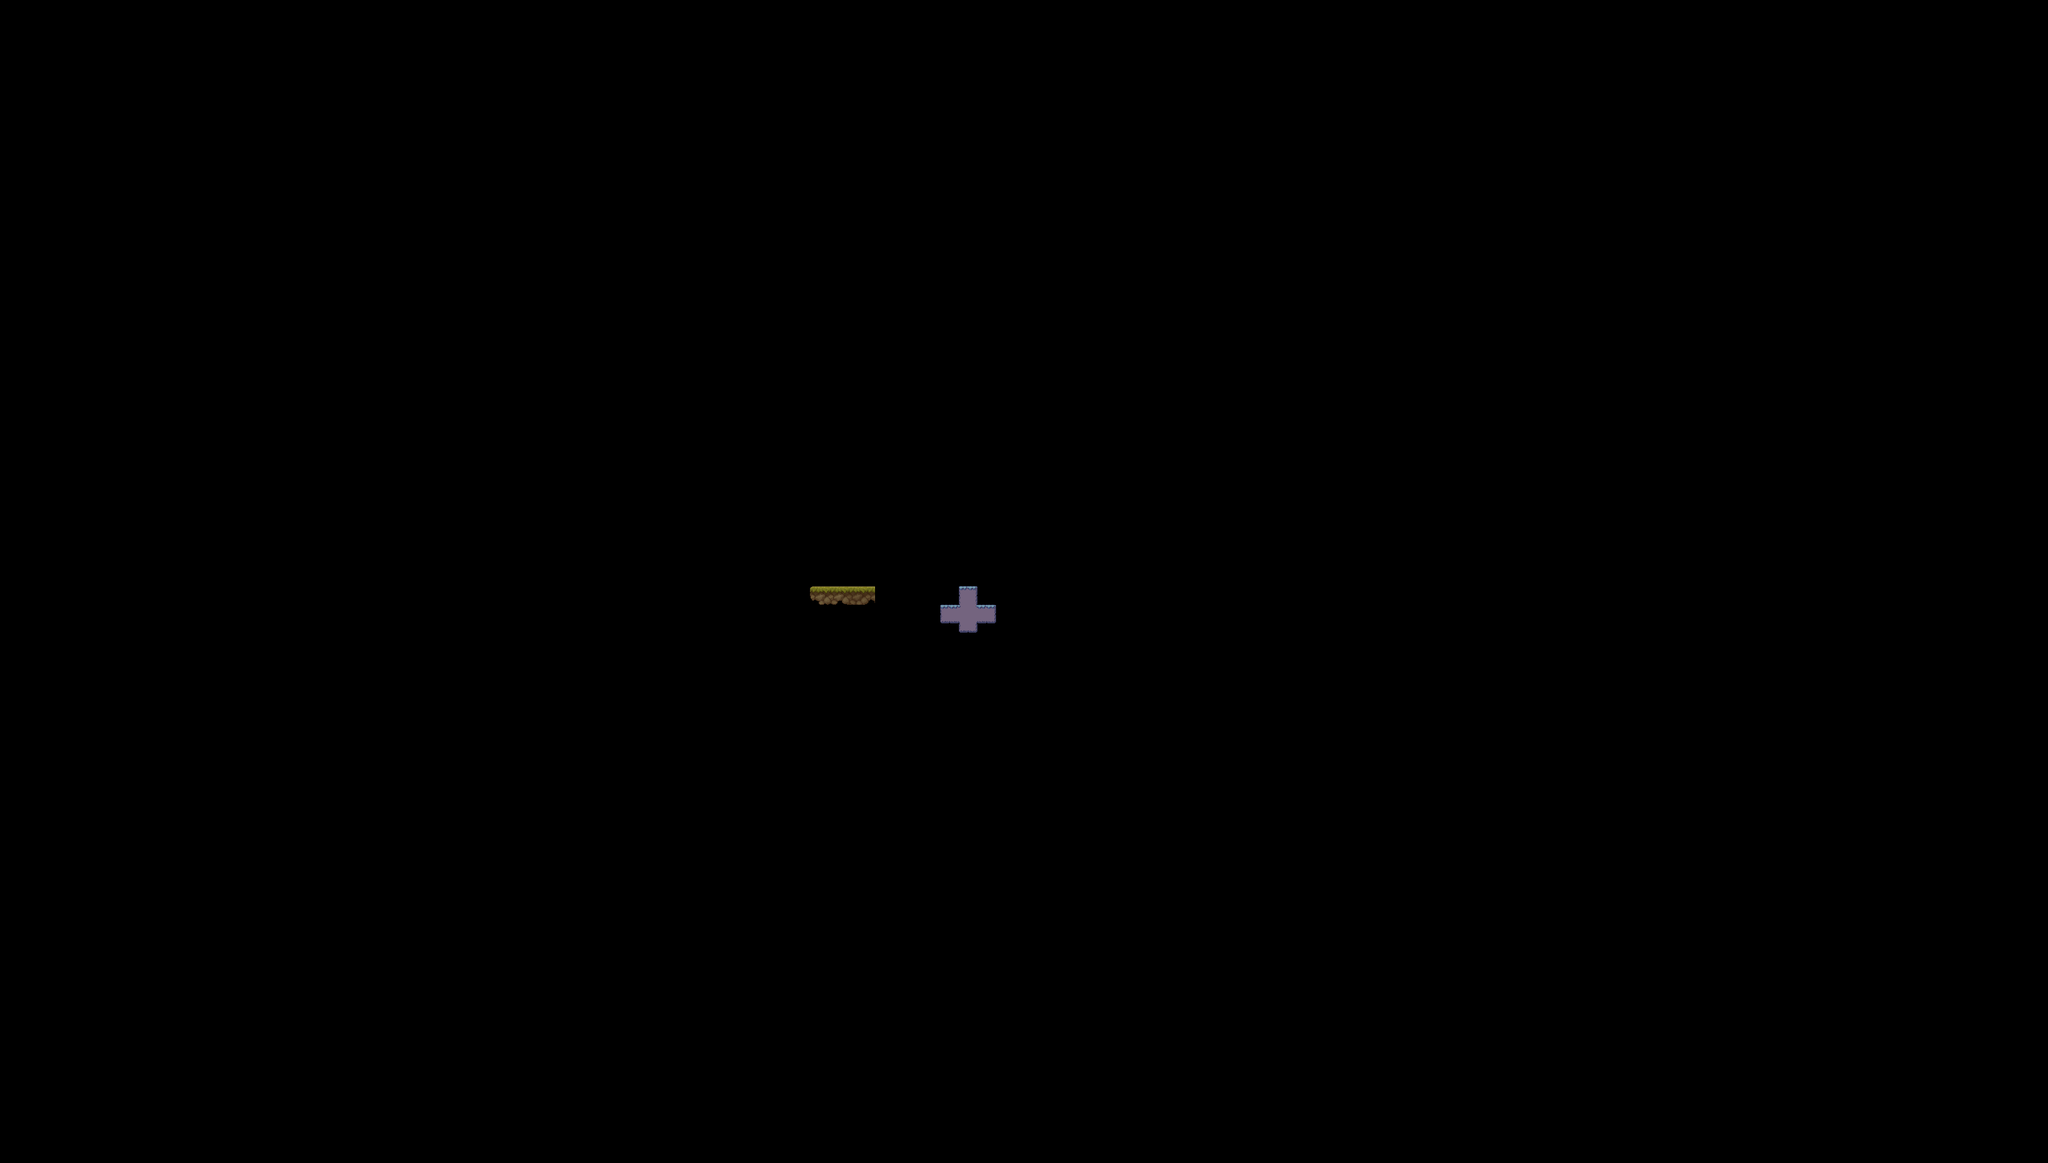

Below is a game level as drawn by its tile map, then a one-line description and the .tmx that defines it (tile-layer data replaced by summaries):
An orthogonal 220x125 tile map with 16x16 px tiles, 1 tile layer (Platforms), 2 tilesets.

<map version="1.10" tiledversion="1.10.1" orientation="orthogonal" renderorder="right-down" width="220" height="125" tilewidth="16" tileheight="16" infinite="0" nextlayerid="4" nextobjectid="1">
 <tileset firstgid="1" name="mapSprites" tilewidth="16" tileheight="16" tilecount="2048" columns="64">
  <image source="../../../Map/Texture/mapSprites.png" width="1024" height="512" />
 </tileset>
 <tileset firstgid="2049" name="m_merged" tilewidth="16" tileheight="16" tilecount="2244" columns="66">
  <image source="../../../Map2/Cave Tileset/m_merged.png" width="1056" height="544" />
 </tileset>
 <layer id="1" name="Platforms" width="220" height="125">
  <data>[27500 cells, 44 non-empty, 44 distinct tile ids]</data>
 </layer>
 <objectgroup id="2" name="Collisions" />
 <objectgroup id="3" name="EnemyPathways" />
</map>
